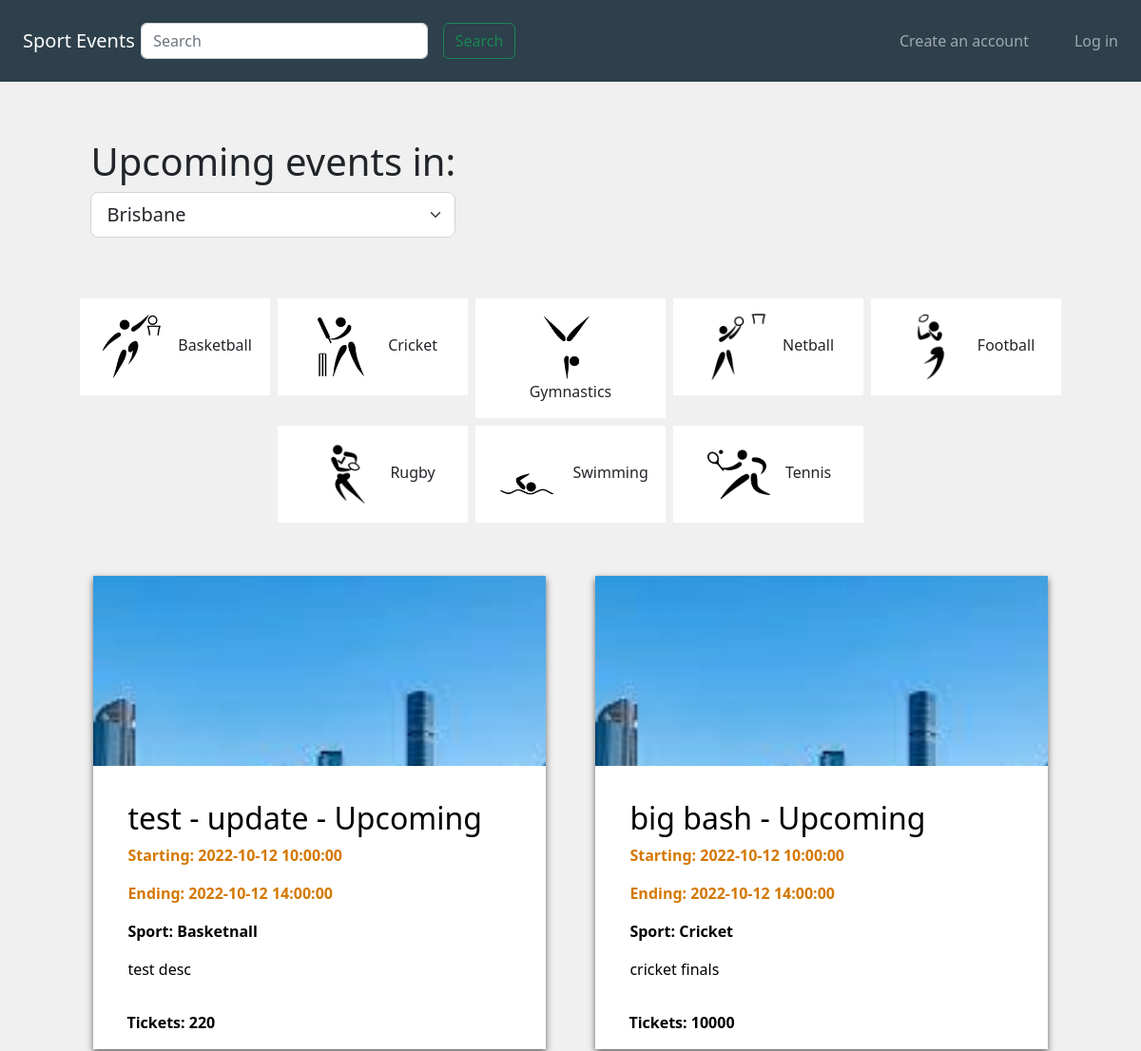
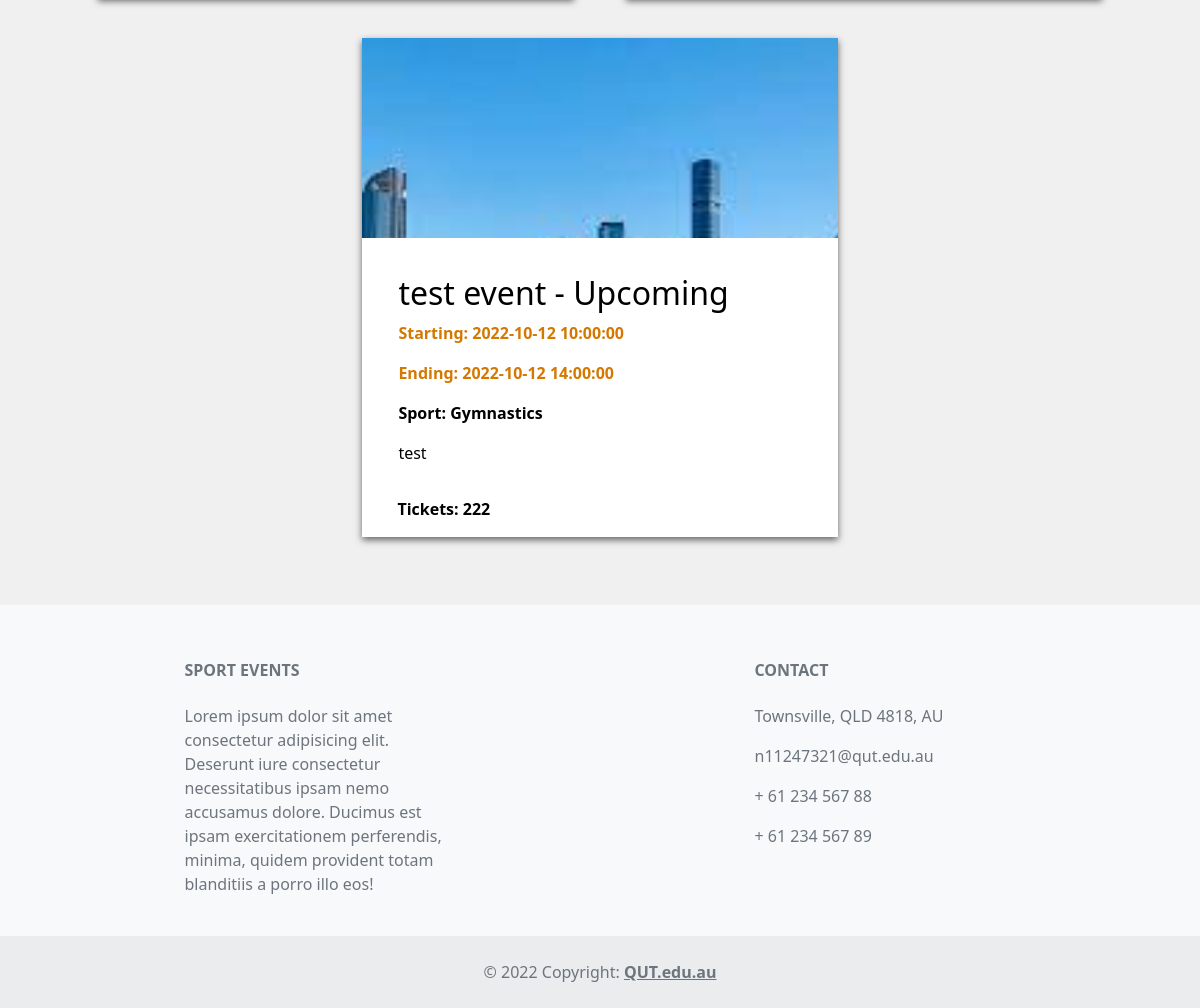
Before: / with the older database file (2 pictures, top to bottom).
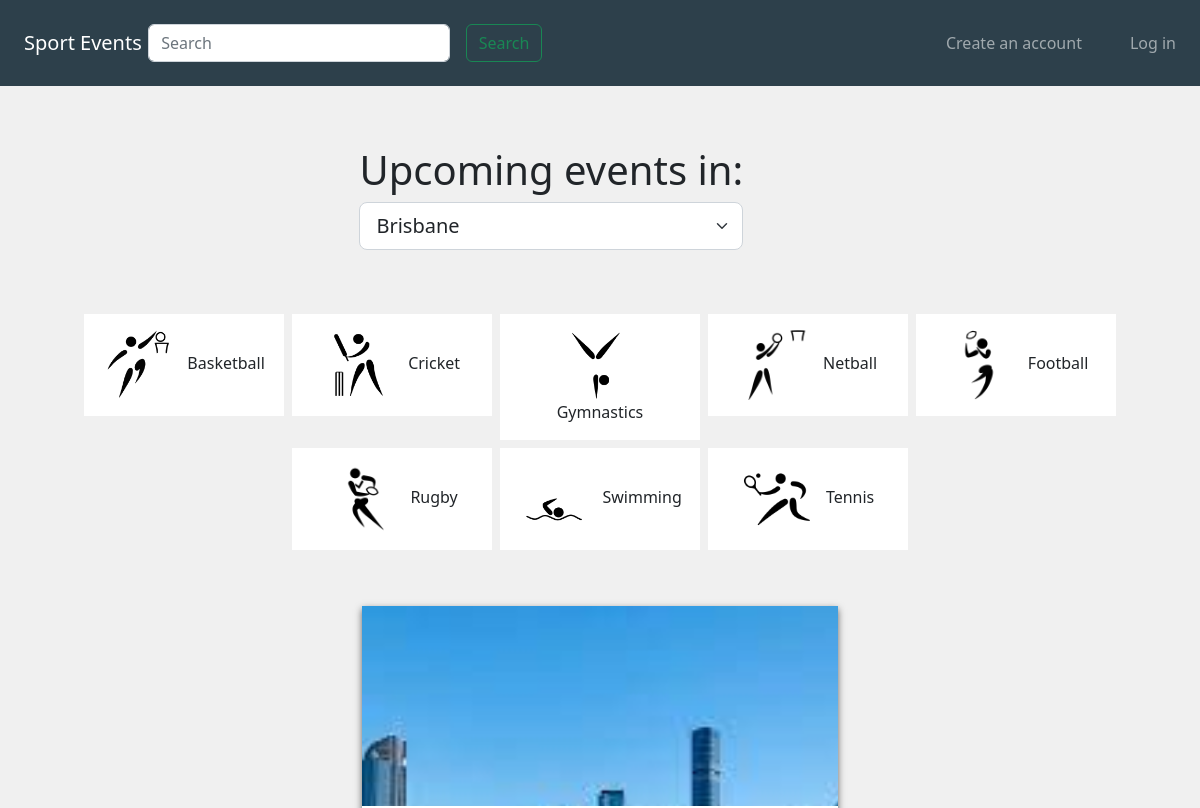
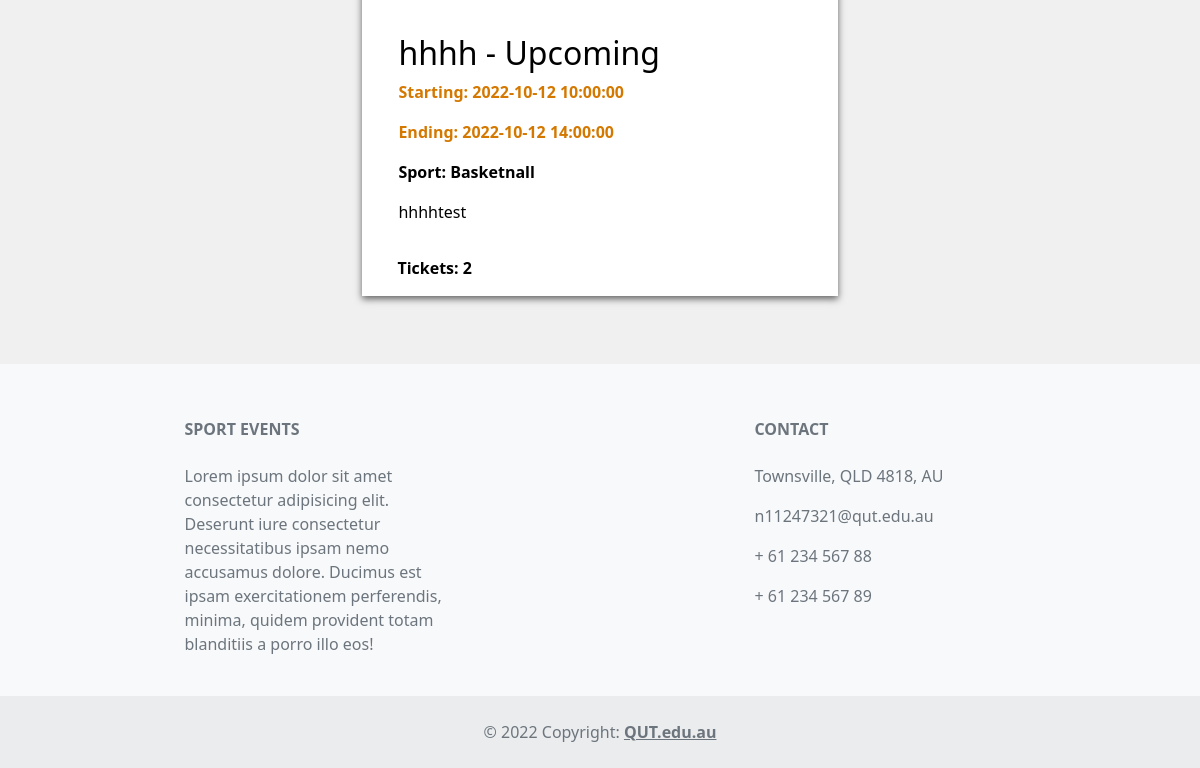
After: the same page with the newer database file (2 pictures, top to bottom).
### website/models.py (models this page shows, shortened)
class Events(db.Model):
    __tablename__ = 'events'
    EventId = db.Column(db.Integer, primary_key=True)
    EventName = db.Column(db.String(80))
    Location = db.Column(db.String(80))
    StartDate = db.Column(db.DateTime)
    EndDate = db.Column(db.DateTime)
    description = db.Column(db.String(500))
    Image = db.Column(db.String(400))
    Status_id = db.Column(db.Integer)
    Catergory_id = db.Column(db.Integer)
    MaxTickets = db.Column(db.Integer)
    UserId = db.Column(db.Integer)
    reviews = db.relationship('Reviews', backref='event')
    bookings = db.relationship('Bookings', backref='event')
    Catergory_id = db.Column(db.Integer, db.ForeignKey('catergories.CatergoryId'))
    Status_id = db.Column(db.Integer, db.ForeignKey('eventStatus.EventStatusId'))
    UserId = db.Column(db.Integer, db.ForeignKey('users.UserId'))

class EventStatus(db.Model):
    __tablename__ = 'eventStatus'
    EventStatusId = db.Column(db.Integer, primary_key=True)
    Status = db.Column(db.String(80))
    Event = db.relationship('Events', backref='Status')
    def __repr__(self): #print
        return "{}".format(self.Status)

class Catergory(db.Model):
    __tablename__ = 'catergories'
    CatergoryId = db.Column(db.Integer, primary_key=True)
    CatergoryName = db.Column(db.String(100))
    Event = db.relationship('Events', backref='CatergoryName')
    def __repr__(self):
        return "{}".format(self.CatergoryName)

### website/views.py (the view)
@bp.route('/')
def index():
    search = request.args.get("search")
    if search is not None:
        eventName = "%" + request.args["search"] + "%"
        events = Events.query.filter(Events.EventName.like(eventName)).all()
        return render_template("index.html", events = events)
    events = Events.query.all()
    return render_template("index.html", events = events) # currently incorrect

### website/templates/index.html (shortened to what this page needs)
{% extends 'base.html' %}
{% block head %}
    <link href="https://cdn.jsdelivr.net/npm/bootstrap@5.2.0/dist/css/bootstrap.min.css" rel="stylesheet">
    <link rel="stylesheet" href="../static/css/style.css">
    <link rel="stylesheet" href="../static/css/index.css">
{% endblock %}
{% block content %}
    <div class="container-fluid m-auto" id="mainBox">
        <div class="UpcomingEventHeader" id="UpcomingEventHeader">
            <form class="form-inline" style="display: inline-block;">
                <h1>Upcoming events in:</h1>
                <select class="form-select form-select-lg">
                    <option>Brisbane</option>
                </select>
            </form>
        </div>
        <div id="SportCategories">
            <form>
                <div class="d-flex flex-row justify-content-center flex-wrap">
                    <div class="noselect">
                        <label class="p-3 m-1 sportPicto" for="cat1">
                            <img class="pictoImg" src="../static/img/pictoImg/basketball.png">
                            Basketball
                        </label>
                    </div>
                    <div class="noselect">
                        <label class="p-3 m-1 sportPicto" for="cat2">
                            <img class="pictoImg" src="../static/img/pictoImg/cricket.png">
                            Cricket
                        </label>
                    </div>
                    <div class="noselect">
                        <label class="p-3 m-1 sportPicto" for="cat3">
                            <img class="pictoImg" src="../static/img/pictoImg/gymnastics.png">
                            Gymnastics
                        </label>
                    </div>
                    <div class="noselect">
                        <label class="p-3 m-1 sportPicto" for="cat4">
                            <img class="pictoImg" src="../static/img/pictoImg/netball.png">
                            Netball
                        </label>
                    </div>
                    <div class="noselect">
                        <label class="p-3 m-1 sportPicto" for="cat5">
                            <img class="pictoImg" src="../static/img/pictoImg/nfl.png">
                            Football
                        </label>
                    </div>
                    <div class="noselect">
                        <label class="p-3 m-1 sportPicto" for="cat6">
                            <img class="pictoImg" src="../static/img/pictoImg/nrl.png">
                            Rugby
                        </label>
                    </div>
                    <div class="noselect">
                        <label class="p-3 m-1 sportPicto" for="cat7">
                            <img class="pictoImg" src="../static/img/pictoImg/swimming.png">
                            Swimming
                        </label>
                    </div>
                    <div class="noselect">
                        <label class="p-3 m-1 sportPicto" for="cat8">
                            <img class="pictoImg" src="../static/img/pictoImg/tennis.png">
                            Tennis
                        </label>
                    </div>
                </div>
            </form>
        </div>
        <div class="p-3"></div>
        <div class="d-flex flex-wrap justify-content-around">
            {% for event in events %}
                <section id="firstEventItem">
                    <a href="{{url_for('event.show', id=event.EventId)}}" class="EventLink">
                        <div class="eventImgContainer">
                            <img class="eventImg" src="{{event.Image}}" alt="{{event.name}}">
                        </div>
                        <div class="eventItem p-3">
                            <h2>{{event.EventName}} - {{event.Status}}</h2>
                            <p class="eventDateTime">Starting: {{event.StartDate}}</p>
                            <p class="eventDateTime">Ending: {{event.EndDate}}</p>
                            <p style="font-weight: bold;">Sport: {{event.CatergoryName}}</p>
                            <div class="eventDescription">
                                <p>{{event.description}}</p>
                            </div>
                        </div>
                        <p class="eventTickets">Tickets: {{event.MaxTickets}}</p>
                    </a>
                </section>
            {% endfor %}
        </div>
    </div>
{% endblock %}

### website/templates/base.html (shortened to what this page needs)
<!DOCTYPE html>
<html lang="en">
    <head>
        {% block head %}
        {% endblock %}
    </head>
    <body>
        <nav class="navbar navbar-expand-xl navbar-dark text-light p-2 navBgColor justify-content-start p-3">
            <div>
                <a class="navbar-brand m-2" href="{{ url_for('main.index') }}">Sport Events</a>
            </div>
            <div class="collapse navbar-collapse justify-content-between navItems" id="navCollapse">
                <form class="form-inline navInput" style="margin-left: -9.5px;" action="{{ url_for('main.index') }}">
                    <div class="d-flex">
                        <input class="form-control m-2" type="text" placeholder="Search" name="search">
                        <button class="btn btn-outline-success m-2" type="submit">Search</button>
                    </div>
                </form>
                {% block navlinks %}
                    {% if current_user.is_authenticated %}
                        <ul class="navbar-nav mr-auto" style="margin-left: -32px;">
                            <ul class="nav-item">
                                <a class="nav-link" href="{{ url_for('event.update') }}">My Events</a>
                            </ul>
                            <ul class="nav-item">
                                <a class="nav-link" href="{{ url_for('event.create') }}">Create an event</a>
                            </ul>
                            <ul class="nav-item">
                                <a class="nav-link" href="{{ url_for('main.userBookingHistory') }}">Booking history</a>
                            </ul>
                            <ul class="nav-item">
                                <a class="nav-link disabled text-muted" href="#">Welcome, {{current_user.FirstName}}</a>
                            </ul>
                            <ul class="nav-item">
                                <a class="nav-link" href="{{ url_for('auth.logout') }}">Log Out</a>
                            </ul>
                        </ul>
                    {% else %}
                        <ul class="navbar-nav mr-auto" style="margin-left: -32px;">
                            <ul class="nav-item">
                                <a class="nav-link" href="{{ url_for('auth.register') }}">Create an account</a>
                            </ul>
                            <ul class="nav-item">
                                <a class="nav-link" href="{{ url_for('auth.login') }}">Log in</a>
                            </ul>
                        </ul>
                    {% endif %}
                {% endblock %}
            </div>
        </nav>
        <main>
            {% block content %}
            {% endblock %}
        </main>
        <div class="p-4"></div>
        <footer class="text-center text-lg-start bg-light text-muted">
            <div class="p-1"></div>
            <div class="container text-center text-md-start mt-5">
                <div class="row mt-3">
                    <div class="col-md-3 col-lg-4 col-xl-3 mx-auto mb-4">
                        <h6 class="text-uppercase fw-bold mb-4">Sport Events</h6>
                        <p>
                        Lorem ipsum dolor sit amet consectetur adipisicing elit. Deserunt iure consectetur necessitatibus ipsam nemo accusamus dolore. Ducimus est ipsam exercitationem perferendis, minima, quidem provident totam blanditiis a porro illo eos!
                        </p>
                    </div>
                    <div class="col-md-4 col-lg-3 col-xl-3 mx-auto mb-md-0 mb-4">
                        <h6 class="text-uppercase fw-bold mb-4">Contact</h6>
                        <p>Townsville, QLD 4818, AU</p>
                        <p>n11247321@qut.edu.au</p>
                        <p>+ 61 234 567 88</p>
                        <p>+ 61 234 567 89</p>
                    </div>
                </div>
            </div>
            <div class="text-center p-4" style="background-color: rgba(0, 0, 0, 0.05);">
                © 2022 Copyright:
                <a class="text-reset fw-bold" href="https://qut.edu.au">QUT.edu.au</a>
            </div>
        </footer>
    </body>
</html>

### website/static/css/style.css (style rules this page uses)
body { background-color: #F0F0F0; }
.navBgColor { background-color: #2d404b; }
@media only screen and (min-width: 991px) { .navInput { width: 410px; } }
@media only screen and (min-width: 991px) { .navItems { margin-left: 0px; } }

### website/static/css/index.css (style rules this page uses)
section { background-color: #FFFFFF; box-shadow: 0px 3px 7px #636363; overflow: hidden; width: 450px; margin: 20px 15px; position: relative; }
.EventLink { text-decoration: none; color: black; }
.EventLink:link, .EventLink:hover, .EventLink:active { text-decoration: none; color: black; }
.eventImgContainer { height: 200px; overflow: hidden; }
#UpcomingEventHeader { margin: 60px 0; }
.eventImg { display: block; margin: auto; width: 150%; }
.eventItem { margin: 20px; }
.eventDescription { overflow: hidden; text-overflow: ellipsis; display: -webkit-box; -webkit-line-clamp: 6; line-clamp: 6; -webkit-box-orient: vertical; margin-bottom: 20px; }
.eventDateTime { color: #D47800; font-weight: bold; }
.eventTickets { font-weight: bold; position: absolute; bottom: 0; margin-left: 35px; }
.sportPicto { width: 200px; background-color: white; text-align: center; }
.pictoImg { width: 70px; margin-right: 10px; }
.noselect { -webkit-touch-callout: none; -webkit-user-select: none; -khtml-user-select: none; -moz-user-select: none; -ms-user-select: none; user-select: none; }
#mainBox { width: 90%; }
@media only screen and (max-width: 1643px) { section { width: 45%; margin: 20px 0; } }

Changed rows visible on the page:
removed Events: Image (picture), EventName "big bash", Status "Upcoming", StartDate "2022-10-12 10:00:00", EndDate "2022-10-12 14:00:00", CatergoryName "Cricket", description "cricket finals", MaxTickets "10000"
removed Events: Image (picture), EventName "test event", Status "Upcoming", StartDate "2022-10-12 10:00:00", EndDate "2022-10-12 14:00:00", CatergoryName "Gymnastics", description "test", MaxTickets "222"
changed Events "Upcoming": EventName "test - update" → "hhhh"; description "test desc" → "hhhhtest"; MaxTickets "220" → "2"
